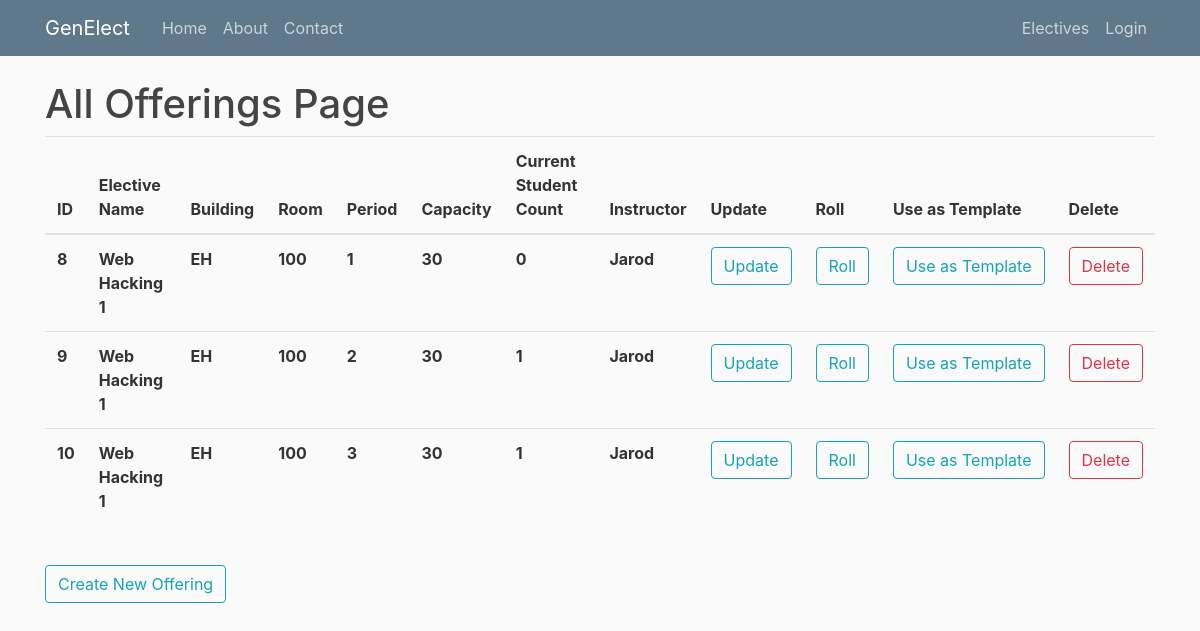
Page /allofferings on the earlier database version.
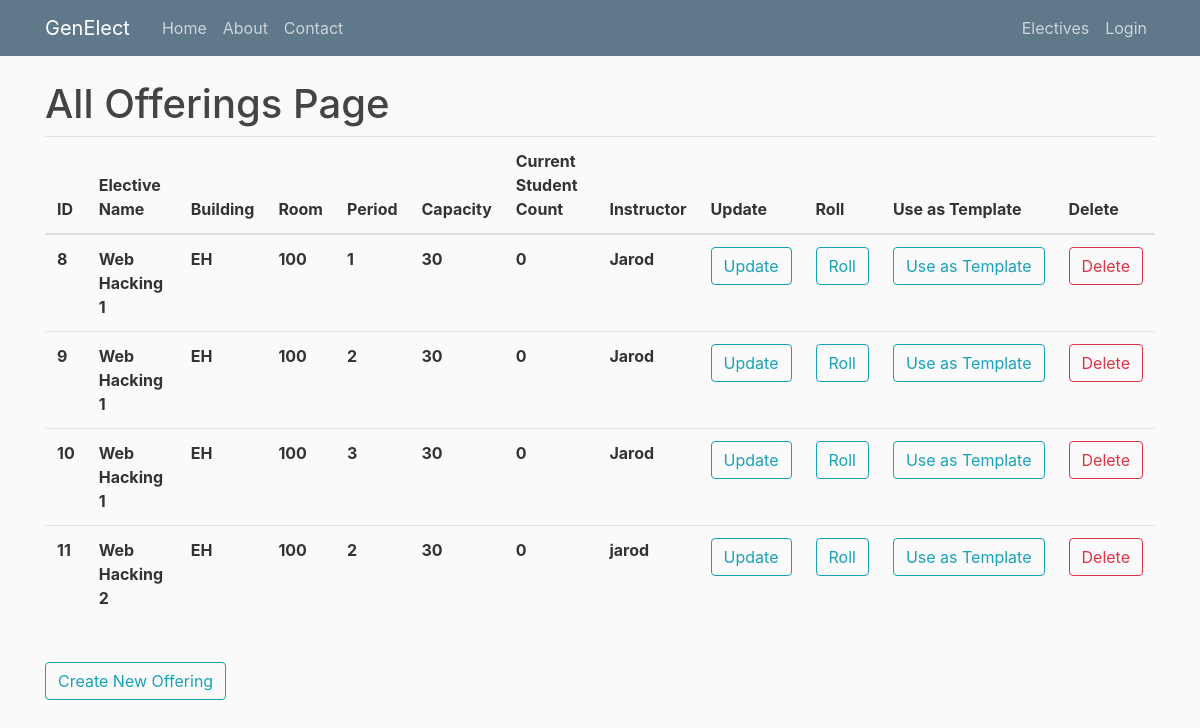
Same page on the later database version.
### genElect/models.py (models this page shows)
class Base(db.Model):
    __abstract__ = True
    id = db.Column(db.Integer, primary_key=True, autoincrement=True)
    date_created = db.Column(db.DateTime, default=db.func.current_timestamp())
    date_modified = db.Column(db.DateTime, default=db.func.current_timestamp(),
            onupdate=db.func.current_timestamp())

class Offerings(Base):
    __tablename__ = 'offerings'
    day = db.Column(db.Date)
    period_start = db.Column(db.Integer)
    period_length = db.Column(db.Integer)
    building = db.Column(db.String(100))
    room = db.Column(db.String(100))
    instructor = db.Column(db.String(100))
    current_count = db.Column(db.Integer)
    capacity = db.Column(db.Integer)
    elective_id = db.Column(db.Integer, db.ForeignKey('electives.id'), nullable=False)
    registrations = db.relationship('Registrations', backref='offering', lazy=True)

class Electives(Base):
    __tablename__ = 'electives'
    name = db.Column(db.String(100))
    description = db.Column(db.String(500))
    prerequisites = db.relationship('Prerequisites', backref='elective', lazy=True)
    offerings = db.relationship('Offerings', backref='elective', lazy=True)
    completed_users = db.relationship('Completions', backref='elective', lazy=True)
    can_retake = db.Column(db.Boolean)

### genElect/__init__.py (the view)
@app.route("/allofferings")
def allofferings():
    offerings = Offerings.query.all()
    return render_template('allofferings.html', offerings=offerings, title="Offerings")

### genElect/templates/allofferings.html
{% extends "layout.html" %}
{% block content %}
    <h1>All Offerings Page</h1>
	<table class="table">
	  <thead>
	    <tr>
	      <th scope="col">ID</th>
	      <th scope="col">Elective Name</th>
	      <th scope="col">Building</th>
	      <th scope="col">Room</th>
	      <th scope="col">Period</th>
	      <th scope="col">Capacity</th>
	      <th scope="col">Current Student Count</th>
	      <th scope="col">Instructor</th>
	      <th scope="col">Update</th>
	      <th scope="col">Roll</th>
	      <th scope="col">Use as Template</th>
	      <th scope="col">Delete</th>
	    </tr>
	  </thead>
	  <tbody>
	  	{% for offering in offerings %}
	    <tr>
	      <th scope="row">{{offering.id}}</th>
	      <th scope="row">{{offering.elective.name}}</th>
	      <th scope="row">{{offering.building}}</th>
	      <th scope="row">{{offering.room}}</th>
	      <th scope="row">{{offering.period_start}}</th>
	      <th scope="row">{{offering.capacity}}</th>
	      <th scope="row">{{offering.current_count}}</th>
	      <th scope="row">{{offering.instructor}}</th>
	      <th scope="row"><button type="button" onclick="window.location.href = '/editoffering/{{offering.id}}'" class="btn btn-outline-info">Update</button></th>
	      <th scope="row"><button type="button" onclick="window.location.href = '/roll/{{offering.id}}'" class="btn btn-outline-info">Roll</button></th>
	      <th scope="row"><button type="button" onclick="window.location.href = '/createoffering?offering_template_id={{offering.id}}'" class="btn btn-outline-info">Use as Template</button></th>
	      <th scope="row"><button type="button" onclick="window.location.href = 'deleteoffering/{{offering.id}}'" class="btn btn-outline-danger">Delete</button></th>
	    </tr>
	    {% endfor %}
	  </tbody>
	</table>
    <br>
    <button type="button" onclick="window.location.href = '/createoffering'" class="btn btn-outline-info">Create New Offering</button>
{% endblock content %}

### genElect/templates/layout.html (shortened to what this page needs)
<!DOCTYPE html>
<html>
<head>
    <link rel="stylesheet" href="https://maxcdn.bootstrapcdn.com/bootstrap/4.0.0/css/bootstrap.min.css">
    <link rel="stylesheet" type="text/css" href="{{ url_for('static', filename='main.css') }}">
</head>
<body>
    <header class="site-header">
      <nav class="navbar navbar-expand-md navbar-dark bg-steel fixed-top">
        <div class="container">
          <a class="navbar-brand mr-4" href="/">GenElect</a>
          <div class="collapse navbar-collapse" id="navbarToggle">
            <div class="navbar-nav mr-auto">
              {% if not current_user.is_authenticated or current_user.role != "admin" %}
                <a class="nav-item nav-link" href="{{ url_for('index') }}">Home</a>
                <a class="nav-item nav-link" href="{{ url_for('about') }}">About</a>
                <a class="nav-item nav-link" href="{{ url_for('contact') }}">Contact</a>
              {% endif %}
            </div>
            <div class="navbar-nav">
              {% if current_user.is_authenticated %}
                {% if current_user.role == "admin" %}
                  <a class="nav-item nav-link" href="{{ url_for('admin') }}">Admin</a>
                  <a class="nav-item nav-link" href="{{ url_for('allusers') }}">Users</a>
                  <a class="nav-item nav-link" href="{{ url_for('allelectives') }}">Electives</a>
                  <a class="nav-item nav-link" href="{{ url_for('allnotifications') }}">Notifications</a>
                  <a class="nav-item nav-link" href="{{ url_for('allofferings') }}">Offerings</a>
                {% endif %}
                {% if current_user.role == "instructor" %}
                  <a class="nav-item nav-link" href="{{ url_for('allelectives') }}">Electives</a>
                  <a class="nav-item nav-link" href="{{ url_for('allofferings') }}">Offerings</a>
                {% endif %}
                {% if current_user.role == "student" %}
                  <a class="nav-item nav-link" href="/electives">Electives</a>
                  <a class="nav-item nav-link" href="/schedule">My Schedule</a>
                  <a class="nav-item nav-link" href="{{ url_for('account') }}">Account</a>
                {% endif %}
                <a class="nav-item nav-link" href="{{ url_for('logout') }}">Logout</a>
              {% else %}
                <a class="nav-item nav-link" href="/electives">Electives</a>
                <a class="nav-item nav-link" href="{{ url_for('login') }}">Login</a>
              {% endif %}
            </div>
          </div>
        </div>
      </nav>
    </header>
    <main role="main" class="container">
      <div class="row">
        <div class="col-md-12">
          {% block content %}{% endblock %}
        </div>
      </div>
    </main>
</body>
</html>

### genElect/static/main.css (style rules this page uses)
body { background: #fafafa; color: #333333; margin-top: 5rem; }
h1, h2, h3, h4, h5, h6 { color: #444444; }
.bg-steel { background-color: #5f788a; }
.site-header .navbar-nav .nav-link { color: #cbd5db; }

Differences in the rows shown:
changed Offerings id 9: current_count "1" → "0"
changed Offerings id 10: current_count "1" → "0"
added Offerings: id "11", elective.name "Web Hacking 2", building "EH", room "100", period_start "2", capacity "30", current_count "0", instructor "jarod"
